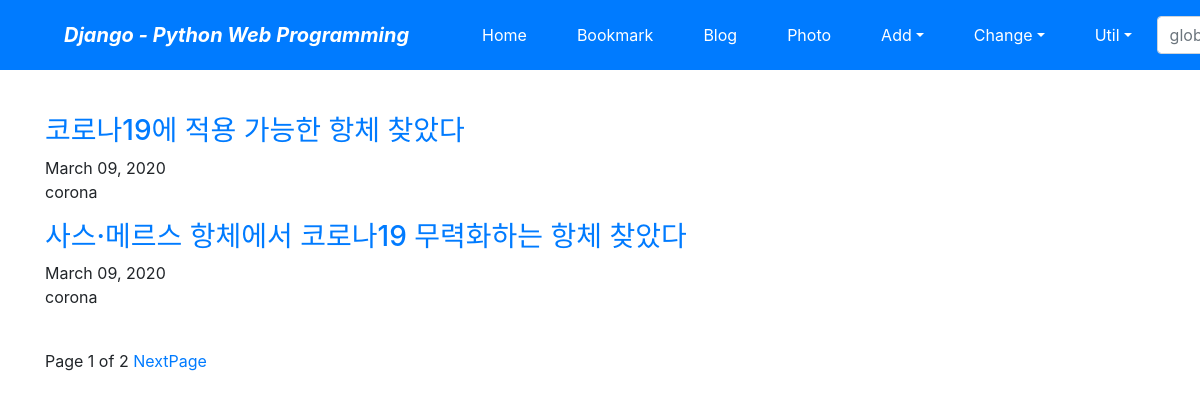
Screenshot of /blog/ with the database file from the repository.
### blog/models.py (models this page shows, shortened)
class Post(models.Model):
    title = models.CharField(verbose_name='TITLE', max_length=50)
    slug = models.SlugField('SLUG', unique=True, allow_unicode=True, help_text='one word for title alias')
    description = models.CharField('DESCRIPTION', max_length=100, blank=True, help_text='simple description text.')
    content = models.TextField('CONTENT')
    create_dt = models.DateTimeField('CREATE DATE', auto_now_add=True)
    modify_dt = models.DateTimeField('MODIFY DATE', auto_now=True)
    tags = TaggableManager(blank=True)
    owner = models.ForeignKey(User, on_delete=models.CASCADE, verbose_name='OWNER', blank=True, null=True)
    class Meta:
        verbose_name = 'post'
        verbose_name_plural = 'posts'
        db_table = 'blog_posts'
        ordering = ('-modify_dt',)
    def get_absolute_url(self):
        return reverse('blog:post_detail', args=(self.slug,))

### blog/views.py (the view)
# urls.py: path('', views.PostLV.as_view(), name='index'),
class PostLV(ListView):
    model = Post
    template_name = 'blog/post_all.html'
    context_object_name = 'posts'
    paginate_by = 2

### blog/templates/blog/post_all.html (shortened to what this page needs)
{% extends 'base.html' %}
{% block content %}
    <br>
    {% for post in posts %}
        <h3><a href='{{ post.get_absolute_url }}'>{{ post.title }}</a></h3>
        {{ post.modify_dt|date:"N d, Y"}}
        <p>{{ post.description }}</p>
    {% endfor %}
    <br>
    <div>
        <span>
            Page {{ page_obj.number }} of {{ page_obj.paginator.num_pages }}
            {% if page_obj.has_next %}
                <a href="?page={{ page_obj.next_page_number }}">NextPage</a>
            {% endif %}
        </span>
    </div>
{% endblock content %}

### rows the page displays
Post: title "코로나19에 적용 가능한 항체 찾았다", modify_dt "March 09, 2020", description "corona"
Post: title "사스·메르스 항체에서 코로나19 무력화하는 항체 찾았다", modify_dt "March 09, 2020", description "corona"

### other values shown
{{ page_obj.number }} "1"
{{ page_obj.paginator.num_pages }} "2"
